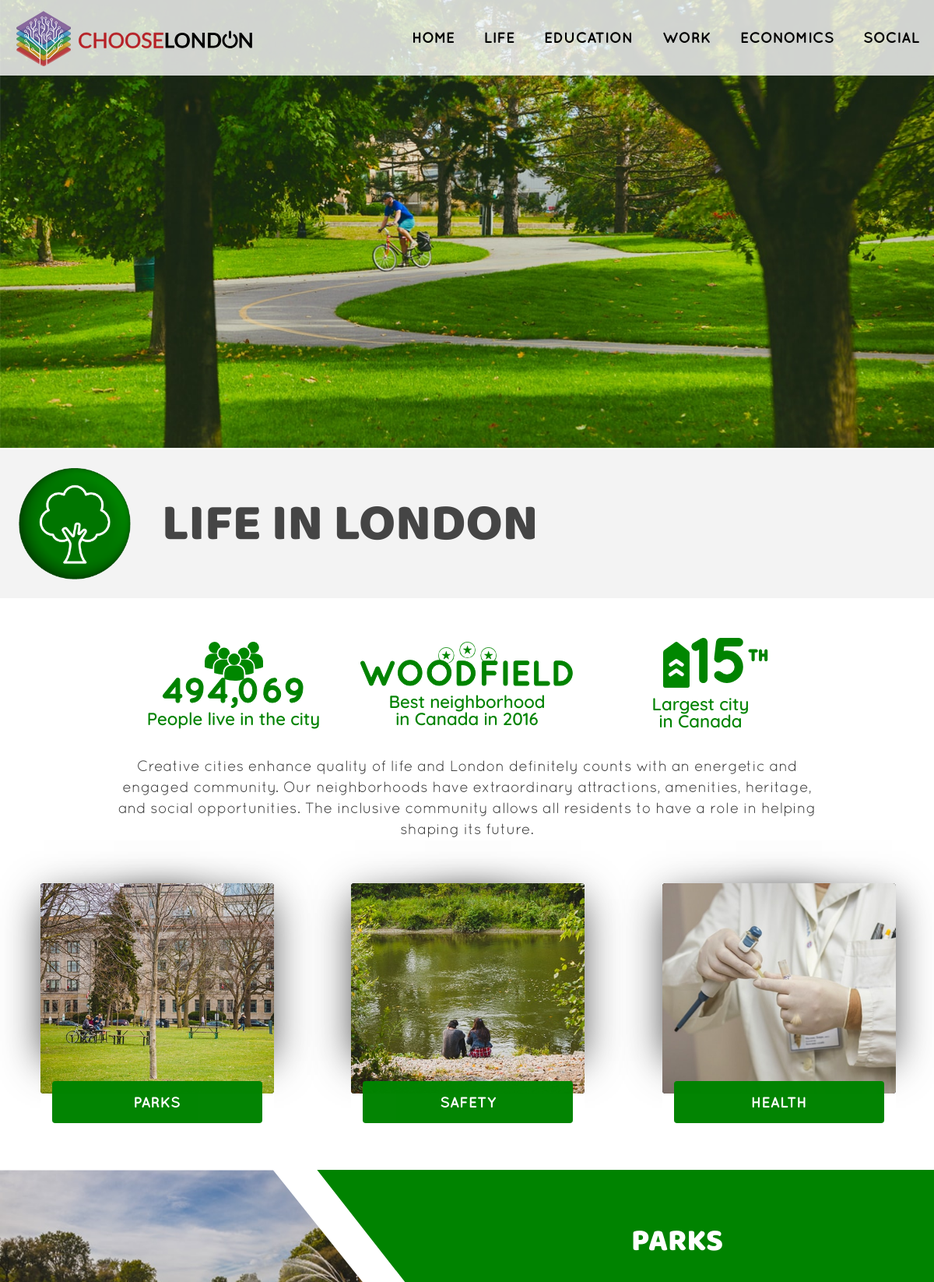
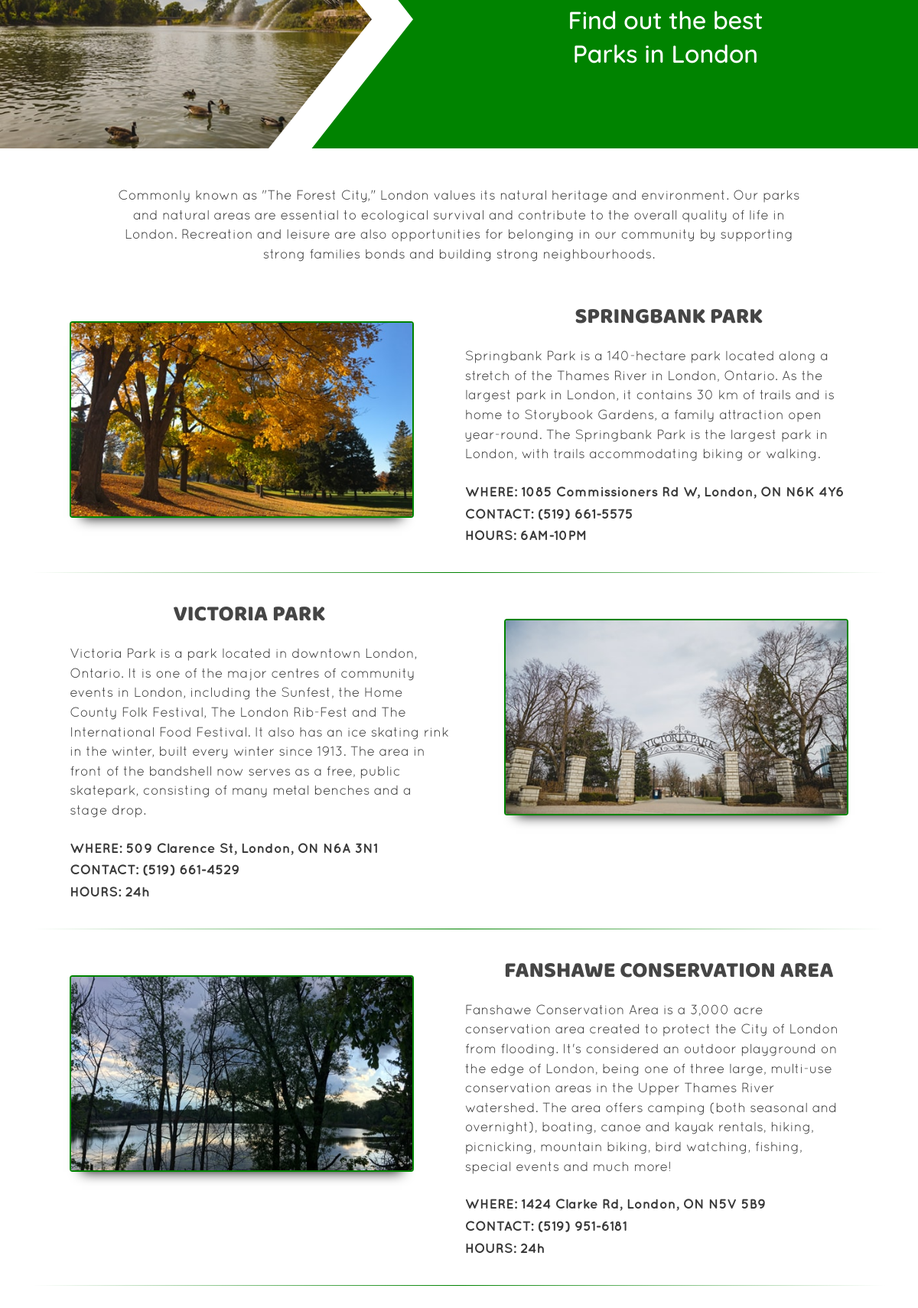
Page /life.php (upper part) on the committed database (2 pictures, top to bottom).
### tables this page shows
CREATE TABLE `section` (
  `id` tinyint(3) unsigned NOT NULL AUTO_INCREMENT,
  `name` varchar(50) NOT NULL,
  `title` varchar(100) NOT NULL,
  `description` text DEFAULT NULL,
  `photo` varchar(200) NOT NULL,
  `icon` varchar(200) DEFAULT NULL,
  PRIMARY KEY (`id`)
);

CREATE TABLE `icon` (
  `id` smallint(5) unsigned NOT NULL AUTO_INCREMENT,
  `name` varchar(100) NOT NULL,
  `title` varchar(200) DEFAULT NULL,
  `description` varchar(255) DEFAULT NULL,
  `photo` varchar(200) DEFAULT NULL,
  `alt` varchar(100) DEFAULT NULL,
  `longfield` varchar(100) DEFAULT NULL,
  PRIMARY KEY (`id`)
);

CREATE TABLE `category` (
  `id` smallint(6) unsigned NOT NULL AUTO_INCREMENT,
  `name` varchar(100) NOT NULL,
  `title` varchar(100) NOT NULL,
  `description` text DEFAULT NULL,
  `short_desc` varchar(255) DEFAULT NULL,
  `banner_photo` varchar(200) DEFAULT NULL,
  `header_photo` varchar(200) DEFAULT NULL,
  PRIMARY KEY (`id`)
);

CREATE TABLE `item` (
  `id` mediumint(8) unsigned NOT NULL AUTO_INCREMENT,
  `name` varchar(100) NOT NULL,
  `title` varchar(200) DEFAULT NULL,
  `description` text DEFAULT NULL,
  `address` varchar(255) DEFAULT NULL,
  `phone` varchar(100) DEFAULT NULL,
  `hours` varchar(200) DEFAULT NULL,
  `website` varchar(200) DEFAULT NULL,
  `photo` varchar(200) DEFAULT NULL,
  PRIMARY KEY (`id`)
);

### includes/read.php (called while the page is built, shortened)
<?php
  function getSectionContent($section) {
    include('connect.php');
    $querySection = "SELECT * FROM section WHERE name = '{$section}'";
    $result = mysqli_query($link, $querySection);
    if($result){
			return $result;
		}
    else {
			$error = "There was a problem accessing this information.";
			return $error;
		}
  }
  function getCategories($sectionId) {
    include('connect.php');
    $queryCategory = "SELECT cat.* FROM section sec, category cat, section_category seccat WHERE sec.id = {$sectionId} AND sec.id = seccat.section_id AND seccat.category_id = cat.id ORDER BY position";
    $result = mysqli_query($link, $queryCategory);
    if($result){
			return $result;
		}
    else {
			$error = "There was a problem accessing this information.";
			return $error;
		}
  }
  function getItems($categoryId) {
    include('connect.php');
    $itemQuery = "SELECT it.* FROM category cat, item it, category_item catit WHERE cat.id = {$categoryId} AND cat.id = catit.category_id AND catit.item_id = it.id ORDER BY position";
    $result = mysqli_query($link, $itemQuery);
    if($result) {
			return $result;
		}
    else {
			$error = "There was a problem accessing this information.";
			return $error;
		}
  }
  function getSectionIcons($sectionId) {
    include('connect.php');
    $iconQuery = "SELECT ic.* FROM section sec, icon ic, section_icon secic WHERE sec.id = {$sectionId} AND sec.id = secic.section_id AND secic.icon_id = ic.id ORDER BY position";
    $result = mysqli_query($link, $iconQuery);
    if($result) {
			return $result;
		}
    else {
			$error = "There was a problem accessing this information.";
			return $error;
		}
  }
 ?>

### life.php (the view, shortened to what this page needs)
<?php
  $sectionData = getSectionContent('life');
  if(!is_string($sectionData)) {
    $section = mysqli_fetch_array($sectionData);
    $categoriesData = getCategories($section['id']);
    $iconsData = getSectionIcons($section['id']);
  }
  else {
    redirect_to('error.php');
  }
 ?>
<!DOCTYPE html>
<html lang="en">
<head>
  <link rel="stylesheet" href="http://code.ionicframework.com/ionicons/2.0.1/css/ionicons.min.css">
  <link rel="stylesheet" href="css/main.min.css">
</head>
<body>
  <div id="container" class="life">
    <div id="main-banner">
      <img class="media-change" src="images/<?php echo $section['photo']; ?>_large.jpg" alt="<?php echo $section['title']; ?>">
    </div>
    <main>
      <div>
        <div class="section-header">
          <?php
            if($section) {
              echo "<img class=\"section-icon\" src=\"images/{$section['icon']}.png\" alt=\"Life icon\">
                <h1 class=\"section-title\">{$section['title']}</h1>";
            }
            else {
              echo "<p>{$sectionData}</p>";
            }
           ?>
        </div>
        <div class="section-info">
          <?php
            if($section) {
              echo "<div class=\"icon-wrapper-3 {$section['name']}\">";
              if(!is_string($iconsData)) {
                while ($icon = mysqli_fetch_assoc($iconsData)) {
                  echo "<div class=\"icon icon-2-1\"><div class=\"img-wrapper {$icon['longfield']}\"><div><img src=\"images/{$icon['photo']}.svg\" alt=\"{$icon['alt']}\"></div><div><p>{$icon['title']}</p></div></div><p class=\"icon-desc\">{$icon['description']}</p></div>";
                }
                echo "</div>";
              }
              echo "<p class=\"section-desc\">{$section['description']}</p>";
            }
            else {
              echo "<p>{$sectionData}</p>";
            }
          ?>
        </div>
      </div>
      <div id="category-wrapper">
        <?php
          if(!is_string($categoriesData)) {
            while ($category = mysqli_fetch_assoc($categoriesData)) {
        ?>
            <?php
            echo "<div class=\"open-category {$category['name']}\">";
            echo "<div><img class=\"open-category-img media-change\" src=\"images/{$category['banner_photo']}_large.jpg\" alt=\"{$category['title']}\"></div>";
            echo "<button class=\"open-category-btn\" type=\"button\" name=\"{$category['name']}\">{$category['title']}</button>";
            ?>
          </div>
          <section id="<?php echo $category['name']; ?>" class="category">
            <div class="category-header">
              <div class="photo-wrapper">
                <img class="media-change" src="images/<?php echo $category['header_photo']; ?>_large.jpg" alt="<?php echo $category['title']; ?>">
              </div>
              <div class="category-info">
                <h2 class="category-title"><?php echo $category['title']; ?></h2>
                <p class="category-short"><?php echo $category['short_desc']; ?></p>
              </div>
            </div>
            <p class="category-desc"><?php echo $category['description']; ?></p>
            <?php
              $itemData = getItems($category['id']);
              if(!is_string($itemData)){
                while ($item = mysqli_fetch_assoc($itemData)) {
                  if($item['description']) {
            ?>
                  <section class="item clearfix">
                    <h3 class="item-title"><?php echo $item['title']; ?></h3>
                    <?php
                      if($item['description']) {
                        echo "<p class=\"item-desc\">{$item['description']}</p>";
                      }
                        echo "<img class=\"item-photo media-change\" src=\"images/{$item['photo']}_large.jpg\" alt=\"{$item['title']}\">";
                    ?>
                    <address>
                    <?php
                      if($item['address']) {
                        echo "<p class=\"item-address\">WHERE: {$item['address']}</p>";
                      }
                      if($item['phone']) {
                        echo "<p class=\"item-phone\">CONTACT: {$item['phone']}</p>";
                      }
                      if($item['hours']) {
                        echo "<p class=\"item-hours\">HOURS: {$item['hours']}</p>";
                      }
                    ?>
                    </address>
                    <span class="faded-line"></span>
                  </section>
            <?php
                  }
                }
              }
              else {
                redirect_to('error.php');
              }
            ?>
          </section>
        <?php
            }
          }
          else {
            redirect_to('error.php');
          }
        ?>
      </div>
    </main>
  </div>
</body>
</html>

### rows in the picture
section: photo (picture), icon (picture), title "LIFE IN LONDON", description "Creative cities enhance quality of life and London definitely counts with an energetic and engaged community. Our neighborhoods have extraordinary attractions, amenities, heritage, and social opportunities. The inclusive community allows all residents to have a role in helping shaping its future."
icon: photo (picture), title "494,069", description "People live in the city"
icon: photo (picture), title "WOODFIELD", description "Best neighborhood in Canada in 2016"
icon: photo (picture), title "15 TH", description "Largest city in Canada"
category: banner_photo (picture), title "PARKS", header_photo (picture), short_desc "Find out the best Parks in London", description "Commonly known as \"The Forest City,\" London values its natural heritage and environment. Our parks and natural areas are essential to ecological survival and contribute to the overall quality of life in London. Recreation and leisure are also opportunities for belonging in our community by supporting strong families bonds and building strong neighbourhoods."
item: title "SPRINGBANK PARK", description "Springbank Park is a 140-hectare park located along a stretch of the Thames River in London, Ontario. As the largest park in London, it contains 30 km of trails and is home to Storybook Gardens, a family attraction open year-round. The Springbank Park is the largest park in London, with trails accommodating biking or walking.", photo (picture), address "1085 Commissioners Rd W, London, ON N6K 4Y6", phone "(519) 661-5575", hours "6AM-10PM"
item: title "VICTORIA PARK", description "Victoria Park is a park located in downtown London, Ontario. It is one of the major centres of community events in London, including the Sunfest, the Home County Folk Festival, The London Rib-Fest and The International Food Festival. It also has an ice skating rink in the winter, built every winter since 1913. The area in front of the bandshell now serves as a free, public skatepark, consisting of many metal benches and a stage drop.", photo (picture), address "509 Clarence St, London, ON N6A 3N1", phone "(519) 661-4529", hours "24h"
item: title "FANSHAWE CONSERVATION AREA", description "Fanshawe Conservation Area is a 3,000 acre conservation area created to protect the City of London from flooding. It's considered an outdoor playground on the edge of London, being one of three large, multi-use conservation areas in the Upper Thames River watershed. The area offers camping (both seasonal and overnight), boating, canoe and kayak rentals, hiking, picnicking, mountain biking, bird watching, fishing, special events and much more!", photo (picture), address "1424 Clarke Rd, London, ON N5V 5B9", phone "(519) 951-6181", hours "24h"
category: banner_photo (picture), title "SAFETY"
category: banner_photo (picture), title "HEALTH"
